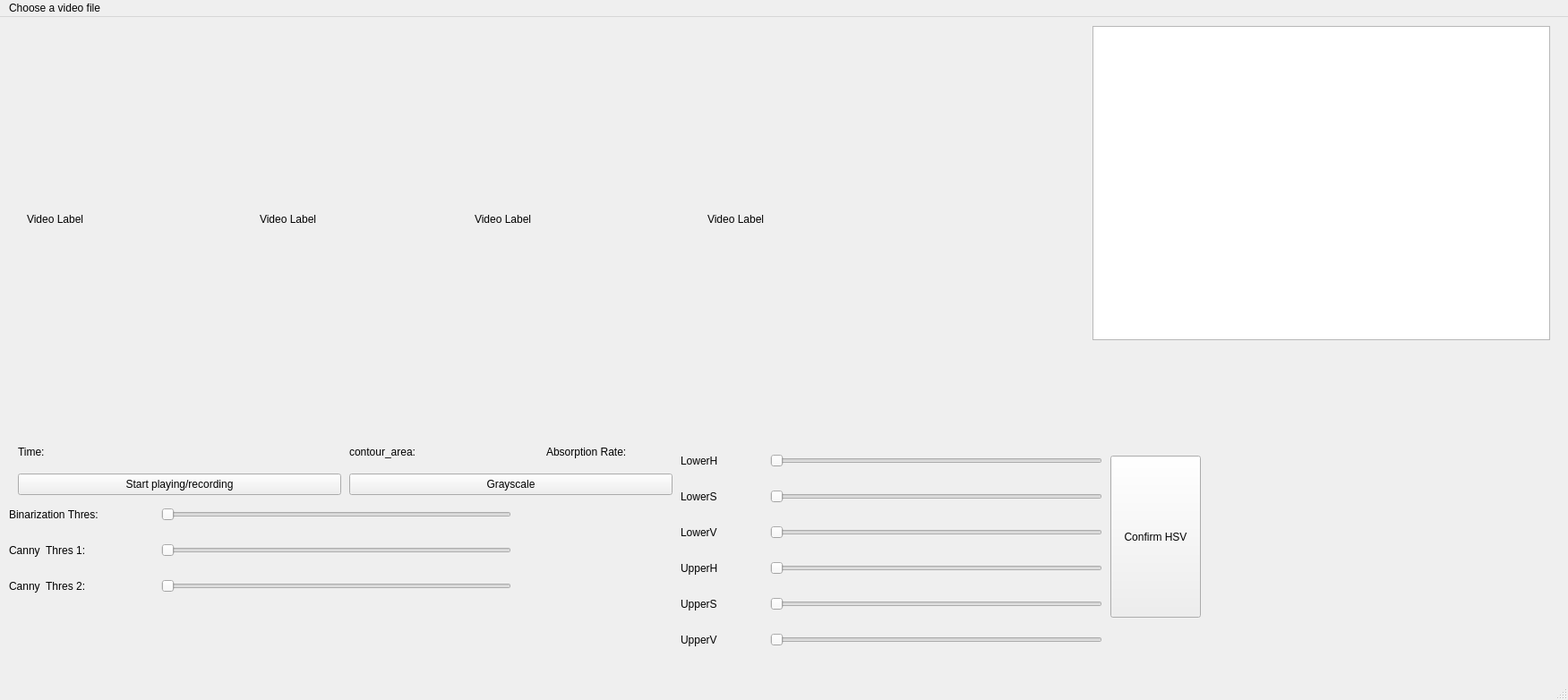
<?xml version="1.0" encoding="UTF-8"?>
<ui version="4.0">
 <class>MainWindow</class>
 <widget class="QMainWindow" name="MainWindow">
  <property name="geometry">
   <rect>
    <x>0</x>
    <y>0</y>
    <width>1751</width>
    <height>782</height>
   </rect>
  </property>
  <property name="windowTitle">
   <string>MainWindow</string>
  </property>
  <widget class="QWidget" name="centralwidget">
   <widget class="QLabel" name="video_label">
    <property name="geometry">
     <rect>
      <x>30</x>
      <y>10</y>
      <width>231</width>
      <height>431</height>
     </rect>
    </property>
    <property name="text">
     <string>Video Label</string>
    </property>
   </widget>
   <widget class="QTableWidget" name="tableWidget">
    <property name="geometry">
     <rect>
      <x>1220</x>
      <y>10</y>
      <width>511</width>
      <height>351</height>
     </rect>
    </property>
   </widget>
   <widget class="QPushButton" name="pushButton">
    <property name="geometry">
     <rect>
      <x>20</x>
      <y>510</y>
      <width>361</width>
      <height>24</height>
     </rect>
    </property>
    <property name="text">
     <string>Start playing/recording</string>
    </property>
   </widget>
   <widget class="QSlider" name="horizontalSlider_LowerH">
    <property name="geometry">
     <rect>
      <x>860</x>
      <y>480</y>
      <width>371</width>
      <height>31</height>
     </rect>
    </property>
    <property name="orientation">
     <enum>Qt::Horizontal</enum>
    </property>
   </widget>
   <widget class="QSlider" name="horizontalSlider_LowerS">
    <property name="geometry">
     <rect>
      <x>860</x>
      <y>520</y>
      <width>371</width>
      <height>31</height>
     </rect>
    </property>
    <property name="orientation">
     <enum>Qt::Horizontal</enum>
    </property>
   </widget>
   <widget class="QSlider" name="horizontalSlider_LowerV">
    <property name="geometry">
     <rect>
      <x>860</x>
      <y>560</y>
      <width>371</width>
      <height>31</height>
     </rect>
    </property>
    <property name="orientation">
     <enum>Qt::Horizontal</enum>
    </property>
   </widget>
   <widget class="QSlider" name="horizontalSlider_UpperV">
    <property name="geometry">
     <rect>
      <x>860</x>
      <y>680</y>
      <width>371</width>
      <height>31</height>
     </rect>
    </property>
    <property name="orientation">
     <enum>Qt::Horizontal</enum>
    </property>
   </widget>
   <widget class="QSlider" name="horizontalSlider_UpperS">
    <property name="geometry">
     <rect>
      <x>860</x>
      <y>640</y>
      <width>371</width>
      <height>31</height>
     </rect>
    </property>
    <property name="orientation">
     <enum>Qt::Horizontal</enum>
    </property>
   </widget>
   <widget class="QSlider" name="horizontalSlider_UpperH">
    <property name="geometry">
     <rect>
      <x>860</x>
      <y>600</y>
      <width>371</width>
      <height>31</height>
     </rect>
    </property>
    <property name="orientation">
     <enum>Qt::Horizontal</enum>
    </property>
   </widget>
   <widget class="QLabel" name="label_LowerH">
    <property name="geometry">
     <rect>
      <x>760</x>
      <y>480</y>
      <width>91</width>
      <height>31</height>
     </rect>
    </property>
    <property name="text">
     <string>LowerH</string>
    </property>
   </widget>
   <widget class="QLabel" name="label_LowerS">
    <property name="geometry">
     <rect>
      <x>760</x>
      <y>520</y>
      <width>91</width>
      <height>31</height>
     </rect>
    </property>
    <property name="text">
     <string>LowerS</string>
    </property>
   </widget>
   <widget class="QLabel" name="label_LowerV">
    <property name="geometry">
     <rect>
      <x>760</x>
      <y>560</y>
      <width>91</width>
      <height>31</height>
     </rect>
    </property>
    <property name="text">
     <string>LowerV</string>
    </property>
   </widget>
   <widget class="QLabel" name="label_UpperH">
    <property name="geometry">
     <rect>
      <x>760</x>
      <y>600</y>
      <width>91</width>
      <height>31</height>
     </rect>
    </property>
    <property name="text">
     <string>UpperH</string>
    </property>
   </widget>
   <widget class="QLabel" name="label_UpperS">
    <property name="geometry">
     <rect>
      <x>760</x>
      <y>640</y>
      <width>91</width>
      <height>31</height>
     </rect>
    </property>
    <property name="text">
     <string>UpperS</string>
    </property>
   </widget>
   <widget class="QLabel" name="label_UpperV">
    <property name="geometry">
     <rect>
      <x>760</x>
      <y>680</y>
      <width>91</width>
      <height>31</height>
     </rect>
    </property>
    <property name="text">
     <string>UpperV</string>
    </property>
   </widget>
   <widget class="QPushButton" name="pushButton_HSV">
    <property name="geometry">
     <rect>
      <x>1240</x>
      <y>490</y>
      <width>101</width>
      <height>181</height>
     </rect>
    </property>
    <property name="text">
     <string>Confirm HSV</string>
    </property>
   </widget>
   <widget class="QLabel" name="label_Canny_2">
    <property name="geometry">
     <rect>
      <x>10</x>
      <y>620</y>
      <width>111</width>
      <height>31</height>
     </rect>
    </property>
    <property name="text">
     <string>Canny  Thres 2:</string>
    </property>
   </widget>
   <widget class="QSlider" name="horizontalSlider_Canny">
    <property name="geometry">
     <rect>
      <x>180</x>
      <y>580</y>
      <width>391</width>
      <height>31</height>
     </rect>
    </property>
    <property name="orientation">
     <enum>Qt::Horizontal</enum>
    </property>
   </widget>
   <widget class="QLabel" name="label_Canny">
    <property name="geometry">
     <rect>
      <x>10</x>
      <y>580</y>
      <width>111</width>
      <height>31</height>
     </rect>
    </property>
    <property name="text">
     <string>Canny  Thres 1:</string>
    </property>
   </widget>
   <widget class="QSlider" name="horizontalSlider_Canny_2">
    <property name="geometry">
     <rect>
      <x>180</x>
      <y>620</y>
      <width>391</width>
      <height>31</height>
     </rect>
    </property>
    <property name="orientation">
     <enum>Qt::Horizontal</enum>
    </property>
   </widget>
   <widget class="QPushButton" name="pushButton_Grayscale">
    <property name="geometry">
     <rect>
      <x>390</x>
      <y>510</y>
      <width>361</width>
      <height>24</height>
     </rect>
    </property>
    <property name="text">
     <string>Grayscale</string>
    </property>
   </widget>
   <widget class="QLabel" name="video_label2">
    <property name="geometry">
     <rect>
      <x>290</x>
      <y>10</y>
      <width>231</width>
      <height>431</height>
     </rect>
    </property>
    <property name="text">
     <string>Video Label</string>
    </property>
   </widget>
   <widget class="QLabel" name="video_label3">
    <property name="geometry">
     <rect>
      <x>530</x>
      <y>10</y>
      <width>231</width>
      <height>431</height>
     </rect>
    </property>
    <property name="text">
     <string>Video Label</string>
    </property>
   </widget>
   <widget class="QLabel" name="label_Binary">
    <property name="geometry">
     <rect>
      <x>10</x>
      <y>540</y>
      <width>151</width>
      <height>31</height>
     </rect>
    </property>
    <property name="text">
     <string>Binarization Thres:</string>
    </property>
   </widget>
   <widget class="QSlider" name="horizontalSlider_Binary">
    <property name="geometry">
     <rect>
      <x>180</x>
      <y>540</y>
      <width>391</width>
      <height>31</height>
     </rect>
    </property>
    <property name="orientation">
     <enum>Qt::Horizontal</enum>
    </property>
   </widget>
   <widget class="QLabel" name="time_label">
    <property name="geometry">
     <rect>
      <x>20</x>
      <y>470</y>
      <width>141</width>
      <height>31</height>
     </rect>
    </property>
    <property name="text">
     <string>Time:</string>
    </property>
   </widget>
   <widget class="QLabel" name="absorption_rate_label">
    <property name="geometry">
     <rect>
      <x>610</x>
      <y>470</y>
      <width>141</width>
      <height>31</height>
     </rect>
    </property>
    <property name="text">
     <string>Absorption Rate:</string>
    </property>
   </widget>
   <widget class="QLabel" name="area_label">
    <property name="geometry">
     <rect>
      <x>390</x>
      <y>470</y>
      <width>141</width>
      <height>31</height>
     </rect>
    </property>
    <property name="text">
     <string>contour_area:</string>
    </property>
   </widget>
   <widget class="QLabel" name="video_label4">
    <property name="geometry">
     <rect>
      <x>790</x>
      <y>10</y>
      <width>231</width>
      <height>431</height>
     </rect>
    </property>
    <property name="text">
     <string>Video Label</string>
    </property>
   </widget>
  </widget>
  <widget class="QMenuBar" name="menubar">
   <property name="geometry">
    <rect>
     <x>0</x>
     <y>0</y>
     <width>1751</width>
     <height>21</height>
    </rect>
   </property>
   <widget class="QMenu" name="menuChoose_a_video_file">
    <property name="title">
     <string>Choose a video file</string>
    </property>
    <addaction name="actionopen_a_video"/>
   </widget>
   <addaction name="menuChoose_a_video_file"/>
  </widget>
  <widget class="QStatusBar" name="statusbar"/>
  <action name="actionopen_a_video">
   <property name="text">
    <string>open a video</string>
   </property>
  </action>
 </widget>
 <resources/>
 <connections/>
</ui>
